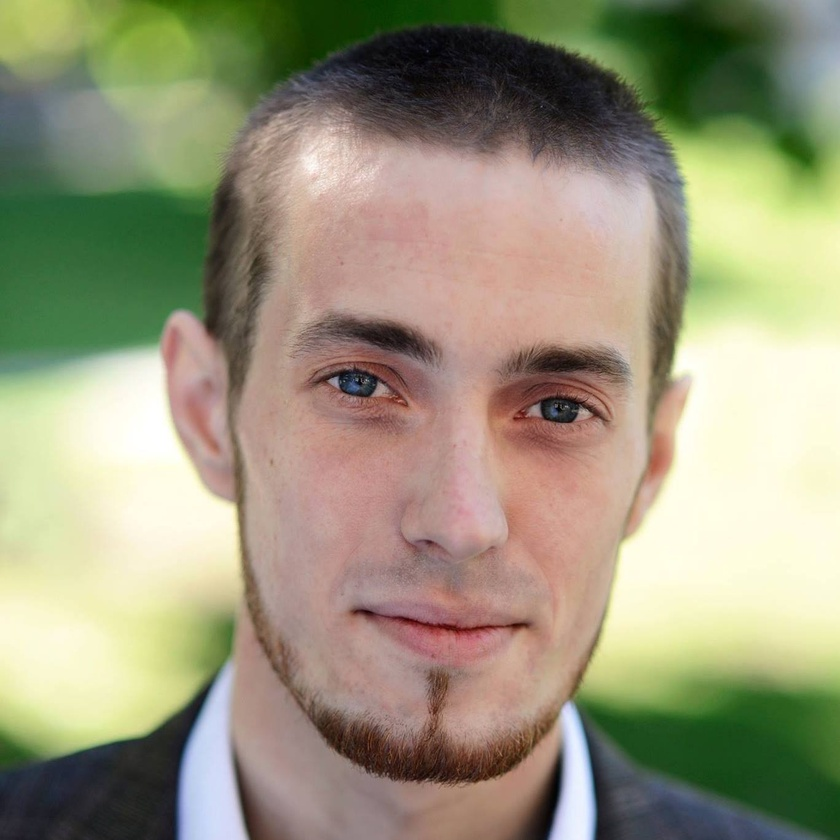
#> input picture img/kristian.jpg, 840 x 840 px, shrunk from 1367 x 1367 before the run
$ python test.py
#> lines starting #> are read from the running program, lines starting #| are printed output that depends on the picture
import cv2
import numpy as np

img = cv2.imread('img/kristian.jpg',0)
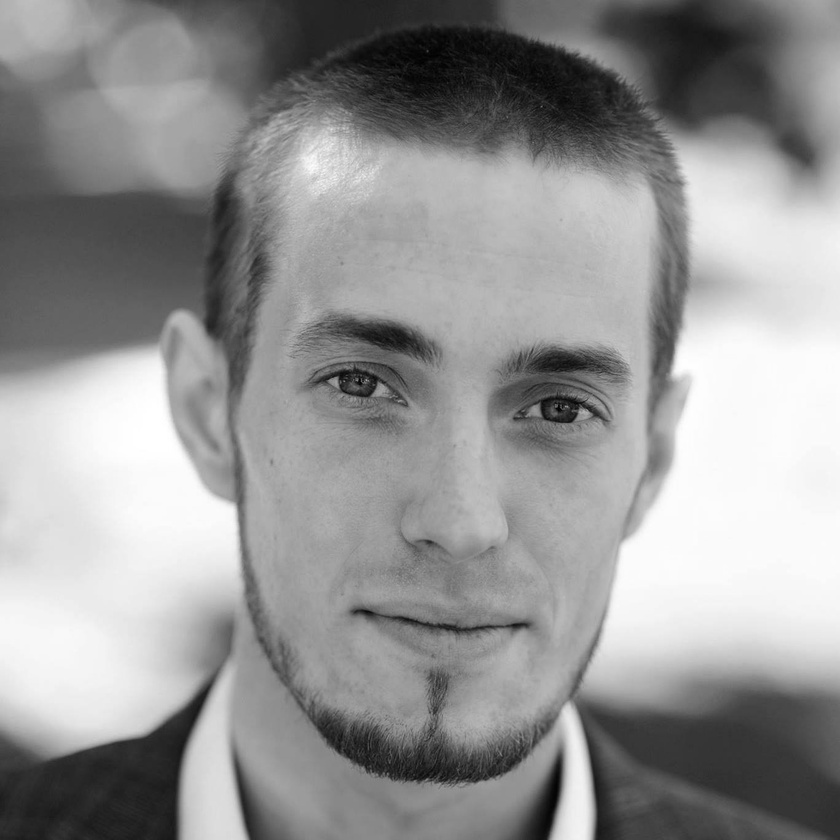
#> img: shape (840, 840); min 0, max 255, mean 148.2
cv2.imshow('image',img)
k = cv2.waitKey(0)
#> (key Esc is pressed here)
while True:
    k = cv2.waitKey(0) & 0xFF     # Why 0xFF? We only want the lowest byte. This is mainly for cross-platform safety.j
#> (key Esc is pressed here)
    if k == ord('s'):
        cv2.imwrite('test.png',img)
    if k == 27: break             # Code for the ESC key
cv2.destroyAllWindows()
